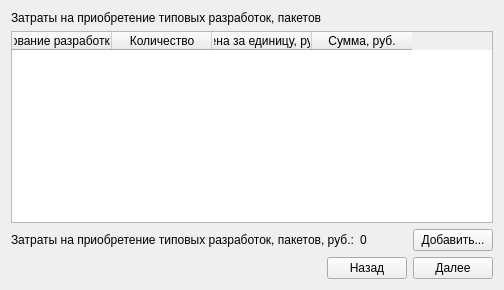
      <widget class="QWidget" name="tab_21">
       <attribute name="title">
        <string>Аналог3</string>
       </attribute>
       <layout class="QVBoxLayout" name="verticalLayout_20">
        <item>
         <widget class="QLabel" name="label_194">
          <property name="text">
           <string>Затраты на приобретение типовых разработок, пакетов</string>
          </property>
         </widget>
        </item>
        <item>
         <widget class="QTableWidget" name="tableWidget_14">
          <column>
           <property name="text">
            <string>Наименование разработки/пакета</string>
           </property>
          </column>
          <column>
           <property name="text">
            <string>Количество</string>
           </property>
          </column>
          <column>
           <property name="text">
            <string>Цена за единицу, руб.</string>
           </property>
          </column>
          <column>
           <property name="text">
            <string>Сумма, руб.</string>
           </property>
          </column>
         </widget>
        </item>
        <item>
         <layout class="QHBoxLayout" name="horizontalLayout_41">
          <item>
           <widget class="QLabel" name="label_42">
            <property name="text">
             <string>Затраты на приобретение типовых разработок, пакетов, руб.:</string>
            </property>
           </widget>
          </item>
          <item>
           <widget class="QLabel" name="label_43">
            <property name="text">
             <string>0</string>
            </property>
           </widget>
          </item>
          <item>
           <spacer name="horizontalSpacer_37">
            <property name="orientation">
             <enum>Qt::Horizontal</enum>
            </property>
            <property name="sizeHint" stdset="0">
             <size>
              <width>40</width>
              <height>20</height>
             </size>
            </property>
           </spacer>
          </item>
          <item>
           <widget class="QPushButton" name="pushButton_54">
            <property name="text">
             <string>Добавить...</string>
            </property>
           </widget>
          </item>
         </layout>
        </item>
        <item>
         <layout class="QHBoxLayout" name="horizontalLayout_42">
          <item>
           <spacer name="horizontalSpacer_38">
            <property name="orientation">
             <enum>Qt::Horizontal</enum>
            </property>
            <property name="sizeHint" stdset="0">
             <size>
              <width>40</width>
              <height>20</height>
             </size>
            </property>
           </spacer>
          </item>
          <item>
           <widget class="QPushButton" name="pushButton_55">
            <property name="text">
             <string>Назад</string>
            </property>
           </widget>
          </item>
          <item>
           <widget class="QPushButton" name="pushButton_56">
            <property name="text">
             <string>Далее</string>
            </property>
           </widget>
          </item>
         </layout>
        </item>
       </layout>
      </widget>
